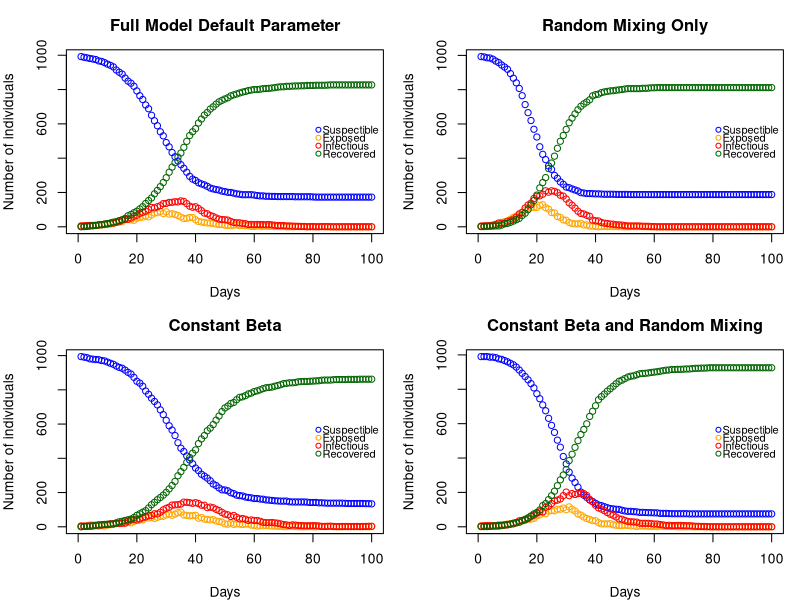

Here is the R script that generated this plot:
# PROJECT 2 - EXTENDED STATISTICAL PROGRAMMING =================================

# Group 12 
# Aseel Alghamdi : S2901228
# Fenanda Dwitha Kurniasari : S2744048
# Nurmawiya : S2822251

# Aseel : create n people and its household, contact network, cross-check 
#         the entire code & revise comments
# Fenanda : create plot function, compare the model, cross-check the entire code
#           and revise comments
# Nurmawiya : create nseir function, cross-check code, cross-check the entire 
#             code and revise comments

# SEIR (Suspectible, Exposed, Infections, Recovered) Model Simulation
# Goals : create a model and how its use to investigate the role of household
#         and network structure on epidemic dynamics.


# 1) Create n people assigned to corresponding household where maximum size is 5
  n <- 1000 #population size
  hmax <- 5 #maximum household size
  #creating n vector of which the number refers to household
  #-and the occurrences refers to size of corresponding household
  set.seed(3)
  h <- rep(1:n, times = sample(1:hmax, n, replace=TRUE))[1:n]

# 2) Contact network
get.net <- function (beta, nc=15, h) {
  # Function to create links (daily contacts) for each person
  # nc: average number of contacts per person
  # beta: sociability parameter, higher means more likely to form links
  
  # output: list of connected networks from each person
  n <- length(beta)
  beta_bar <- mean(beta) #mean sociability parameter
  links <- vector("list", n) #set null vector for links of each person
  
  for (i in 1:(n-1)) { #loop over person i from 1 to n-1
    for (j in (i+1):n) { #loop over person j from i+1 to n to avoid duplicates
      if (h[i] != h[j]) { #only connect if they are not in the same household
        #prob that i and j have contact (daily link)
        p_link <- nc * beta[i] * beta[j] / (beta_bar^2 * (n - 1))
        
        #If daily link of i and j person > random value U(0,1),
        #then create a link between i and j
        if (runif(1) < p_link) {
          links[[i]] <- c(links[[i]], j) #Store j into list who connects with i
          links[[j]] <- c(links[[j]], i) #Store i in j's list of contacts 
        }
      }
    }
  }
  return(links) #return the list of daily contacts for each person
} ## get.net

# 3) nseir function
nseir <- function(beta, h, alink, alpha=c(.1, .01, .01),
                  delta=.2, gamma=.4, nc=15, nt=100, pinf=.005){
  # SEIR stochastic simulation model
  # beta: sociability parameter of each person
  # h: household list
  # alink: list of regular contacts of each person returned by get.net
  # alpha[1]: daily prob i infecting j if in same household (alpha h)
  # alpha[2]: daily prob i infecting j if in regular contact (alpha c)
  # alpha[3]: daily prob i infecting j through random mixing (alpha r)
  # delta: daily prob I -> R
  # gamma: daily prob E -> I
  # nc: average number of daily contacts for each person
  # nt: number of days to simulate
  # pinf: proportion of the initial population to randomly start in the I state
  
  # output : nt x 5 matrix contains the number of people across states (S,E,I,R) 
  #          in each days (from 1st day to nt(100th) day). It depicts the 
  #          dynamic change in the number of people in each states based on 
  #          their daily network (from same household and daily contact) and 
  #          random mixing (Irrespective of household or regular network 
  #          relations)
  
  n <- length(beta) #population size
  state <- rep("S", n) #initialize susceptible
  state[sample(1:n, pinf * n)] <- "I" #randomly choose initial in the I state
  
  res <- matrix(0, nrow = nt, ncol = 4) #set up storage for pop in each state
  colnames(res) <- c("S", "E", "I", "R") #naming the column
  
  beta_bar <- mean(beta) #mean sociability parameter
  
  for (t in 1:nt) { #simulate over nt days
    newE <- rep(FALSE, n) #to record who becomes exposed
    #using random deviates: runif(n)
    newI <- (state == "E") & (runif(n) < gamma) #E -> I with prob gamma
    newR <- (state == "I") & (runif(n) < delta) #I -> R with prob delta
    
    #Loop over each infectious person to spread infection
    for (i in which(state == "I")) {
      # household infections: infect susceptible in same household
      hh_members <- which(h == h[i] & state == "S")
      newE[hh_members] <- newE[hh_members]|(runif(length(hh_members))< alpha[1])
      
      # network infections: infect regular contacts from alink
      contacts <- alink[[i]]
      contacts <- contacts[state[contacts] == "S"]
      newE[contacts] <- newE[contacts] | (runif(length(contacts)) < alpha[2])
      
      # random mixing: infect random susceptible
      targets <- which(state == "S")
      #S -> E
      p_random <- alpha[3]*nc*beta[i]*beta[targets]/(beta_bar^2 * (n - 1))
      newE[targets] <- newE[targets] | (runif(length(targets)) < p_random)
    }
    
    #update states based on new infections
    state[newE & state == "S"] <- "E"
    state[newI] <- "I"
    state[newR] <- "R"
    
    #record daily counts of each state
    res[t, ] <- table(factor(state, levels = c("S", "E", "I", "R")))
  }
  
  #returns a list of elements S, E, I, R
  return(data.frame(t = 1:nt, res))
} ## nseir

# 4) Function Plot
dyn.plot <- function(res, title = "SEIR Dynamics") {
  # Function to create dynamics plot of the simulated population in each states
  
  # x-axis : days to simulate (from 1 to 100)
  # y-axis : number of individuals per states
  #          explanation of y-axis
  #          ---------------------|
  #          at the initial day, number of susceptible individual is the largest
  #          total individuals in all states S+E+I+R = 1000
  #          these numbers would dynamically change day by day in each states
  #          depend on the defined models
  
  # input : nseir model from function nseir 
  # output : Dynamic Plot days vs number of individuals per states
  
  # ylim = c(0, max(res$S, res$E, res$I, res$R))
  # Plot the states in S(susceptible)
  # Create the base plot
  plot(res$t, res$S, type = "p", ##plot day vs number of suspectible 
       ylim = c(0, max(res$S)), xlim = c(0, max(res$t)), ## set maximum range
       xlab = "Days", ylab = "Number of individuals", ##labelling the plot
       col = "blue", pch = 1, main = title) ##color and type of points in plot
  
  # Add points for each states
  points(res$t, res$E, col = "orange", pch = 1) ##add states 
  points(res$t, res$I, col = "red", pch = 1)
  points(res$t, res$R, col = "darkgreen", pch = 1)
  
  # Add legend
  legend(
    "right",        
    legend = c("Suspectible", "Exposed", "Infectious", "Recovered"),
    col = c("blue", "orange", "red", "darkgreen"),
    pch = 1, bty = "n", ##type of points and no box legend 
    cex = 0.8,       ## smaller text
    pt.cex = 0.8,    ## smaller symbols
    y.intersp = 0.6, ## spacing horizontal
    x.intersp = 0.4  ## spacing between symbol and text 
  )
} ## dyn.plot


# 5) Comparing Model
  # Setting up beta vector and alink pairs
  # beta is vector of n values (n = 1000) ~ U(0,1)
  # alink contains list of network made per each person 
  set.seed(345) ## to ensure we get same vector values of beta for all model
  beta <- runif(n); alink <- get.net(beta, nc = 15, h = h)

  # Scenario 1: Full model with default parameters
  res1 <- nseir(beta, h, alink)

  # Scenario 2: Random mixing - Setting alpha[1] = alpha[2] = 0 and 
  #             alpha[3] = 0.04
  res2 <- nseir(beta, h, alink, alpha = c(0, 0, 0.04))

  # Scenario 3: Full model with constant beta (beta vector = average beta)
  res3 <- nseir(rep(mean(beta), n), h, alink)

  # Scenario 4: Constant beta + random mixing
  res4 <- nseir(rep(mean(beta), n), h, alink, alpha = c(0, 0, 0.04))

  # Plot all scenarios 
  par(mfrow = c(2, 2), mar = c(4, 4, 3, 1)) 
  dyn.plot(res1, "Full Model Default Parameter")
  dyn.plot(res2, "Random Mixing Only")
  dyn.plot(res3, "Constant Beta")
  dyn.plot(res4, "Constant Beta and Random Mixing")
